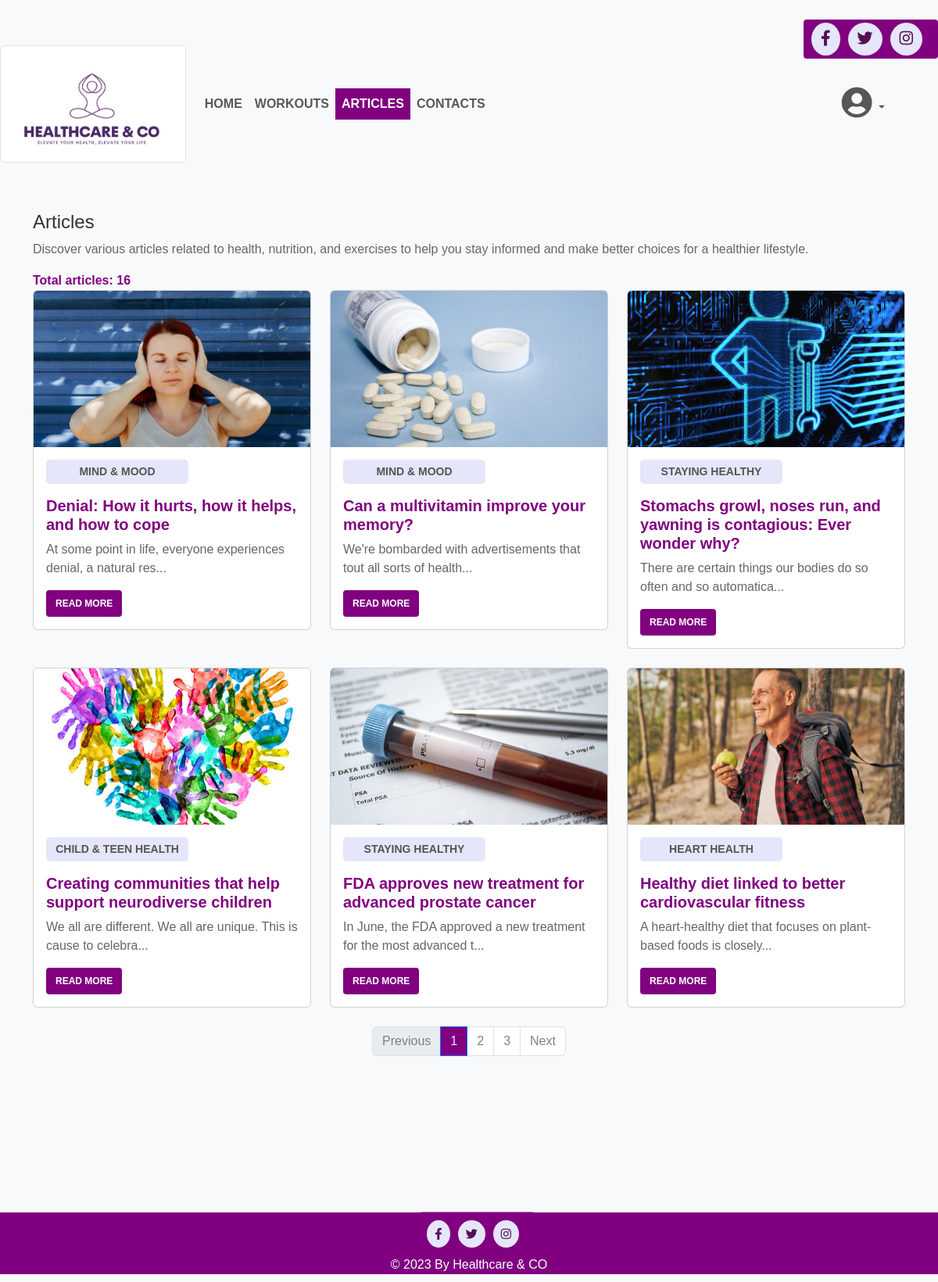
The page /articles on the database its author committed.
### tables this page shows
CREATE TABLE articles (
    id INTEGER PRIMARY KEY,
    title VARCHAR(100) NOT NULL,
    content TEXT NOT NULL,
    category VARCHAR(50) NOT NULL,
image_path VARCHAR(100) NOT NULL,
    created_at DATETIME DEFAULT CURRENT_TIMESTAMP
);

### app.py (the view)
@app.route('/articles')
def articles():
    page = request.args.get('page', 1, type=int)
    articles = get_articles(db, page, ARTICLES_PER_PAGE)
    total_articles = get_total_articles(db)
    return render_template('articles.html', articles=articles, pagination=page, total_articles=total_articles, ARTICLES_PER_PAGE=ARTICLES_PER_PAGE)

### helpers.py (called while the page is built)
def get_articles(db, page, ARTICLES_PER_PAGE):
    offset = (page - 1) * ARTICLES_PER_PAGE
    articles = db.execute("SELECT * FROM articles ORDER BY created_at DESC LIMIT ? OFFSET ?;", ARTICLES_PER_PAGE, offset)
    return articles

def get_total_articles(db):
    total_articles = db.execute("SELECT COUNT(*) FROM articles;")[0]["COUNT(*)"]
    return total_articles

### templates/articles.html (shortened to what this page needs)
{% extends "layout.html" %}
{% block content %}
    <div class="container articlesContainer">
        <h1>Articles</h1>
        <p>Discover various articles related to health, nutrition, and exercises to help you stay informed and make better choices for a healthier lifestyle.</p>
        {% if total_articles > 0 %}
            <div class="total-articles">Total articles: {{ total_articles }}</div>
            <div class="row">
                {% for article in articles %}
                    <div class="col-md-4 mb-4">
                        <div class="card">
                            <img src="{{ url_for('static', filename=article.image_path) }}" class="card-img-top" alt="{{ article.title }}" style="height: 200px; object-fit: cover;">
                            <div class="card-body">
                                <p class="card-category card-highlight">{{ article.category.upper() }}</p>
                                <h5 class="card-title card-article-title">{{ article.title }}</h5>
                                <p class="card-text">{{ article.content[:65] }}{% if article.content|length > 65 %}...{% endif %}</p>
                                <a href="{{ url_for('show_article', article_id=article.id) }}" class="btn articles-btn">Read More</a>
                            </div>
                        </div>
                    </div>
                {% endfor %}
            </div>
            <nav aria-label="...">
                <ul class="pagination justify-content-center">
                    {% if pagination > 1 %}
                        <li class="page-item">
                            <a class="page-link" href="{{ url_for('articles', page=pagination - 1) }}">Previous</a>
                        </li>
                    {% else %}
                        <li class="page-item disabled">
                            <span class="page-link">Previous</span>
                        </li>
                    {% endif %}
                    {% for page_num in range(1, (total_articles // ARTICLES_PER_PAGE) + 2) %}
                        {% if pagination == page_num %}
                            <li class="page-item active">
                                <span class="page-link">{{ page_num }} <span class="sr-only">(current)</span></span>
                            </li>
                        {% else %}
                            <li class="page-item">
                                <a class="page-link" href="{{ url_for('articles', page=page_num) }}">{{ page_num }}</a>
                            </li>
                        {% endif %}
                    {% endfor %}
                    {% if pagination < total_articles // ARTICLES_PER_PAGE %}
                        <li class="page-item">
                            <a class="page-link" href="{{ url_for('articles', page=pagination + 1) }}">Next</a>
                        </li>
                    {% else %}
                        <li class="page-item disabled">
                            <span class="page-link">Next</span>
                        </li>
                    {% endif %}
                </ul>
            </nav>
        {% else %}
            <p>No articles available.</p>
        {% endif %}
    </div>
{% endblock %}

### static/css/styles.css (style rules this page uses)
body { background-color: #f8f9fa; font-family: Helvetica, Arial, sans-serif; }
.container { margin-top: 50px; }
h1 { color: #333; font-size: 24px; }
p { color: #666; }
.total-articles { font-weight: bold; color: #800080; }
.articlesContainer { padding-top: 40px; }
.card-category { font-size: 14px; font-weight: bold; color: #555; text-align: center; width: 182px; height: 31px; }
.card-highlight { background-color: #E6E6FA; padding: 5px; border-radius: 5px; }
.card-article-title { font-weight: bold; color: #800080; }
.articles-btn { color: #ffffff; font-weight: bold; text-transform: uppercase; background: #800080; padding: 8px 12px; font-size: 12px; border: none; border-radius: 4px; }
.page-item.active .page-link { background-color: #800080; color: #E6E6FA; }
.page-item .page-link { color: grey; }
.page-item.disabled .page-link { color: grey; }

### rows shown on the page
articles: image_path (picture), category "MIND & MOOD", title "Denial: How it hurts, how it helps, and how to cope", content "At some point in life, everyone experiences denial, a natural res"
articles: image_path (picture), category "MIND & MOOD", title "Can a multivitamin improve your memory?", content "We're bombarded with advertisements that tout all sorts of health"
articles: image_path (picture), category "STAYING HEALTHY", title "Stomachs growl, noses run, and yawning is contagious: Ever wonder why?", content "There are certain things our bodies do so often and so automatica"
articles: image_path (picture), category "CHILD & TEEN HEALTH", title "Creating communities that help support neurodiverse children", content "We all are different. We all are unique. This is cause to celebra"
articles: image_path (picture), category "STAYING HEALTHY", title "FDA approves new treatment for advanced prostate cancer", content "In June, the FDA approved a new treatment for the most advanced t"
articles: image_path (picture), category "HEART HEALTH", title "Healthy diet linked to better cardiovascular fitness", content "A heart-healthy diet that focuses on plant-based foods is closely"

### other values the page prints
{{ total_articles }} "16"
{{ page_num }} "1"
{{ page_num }} "2" "3"
